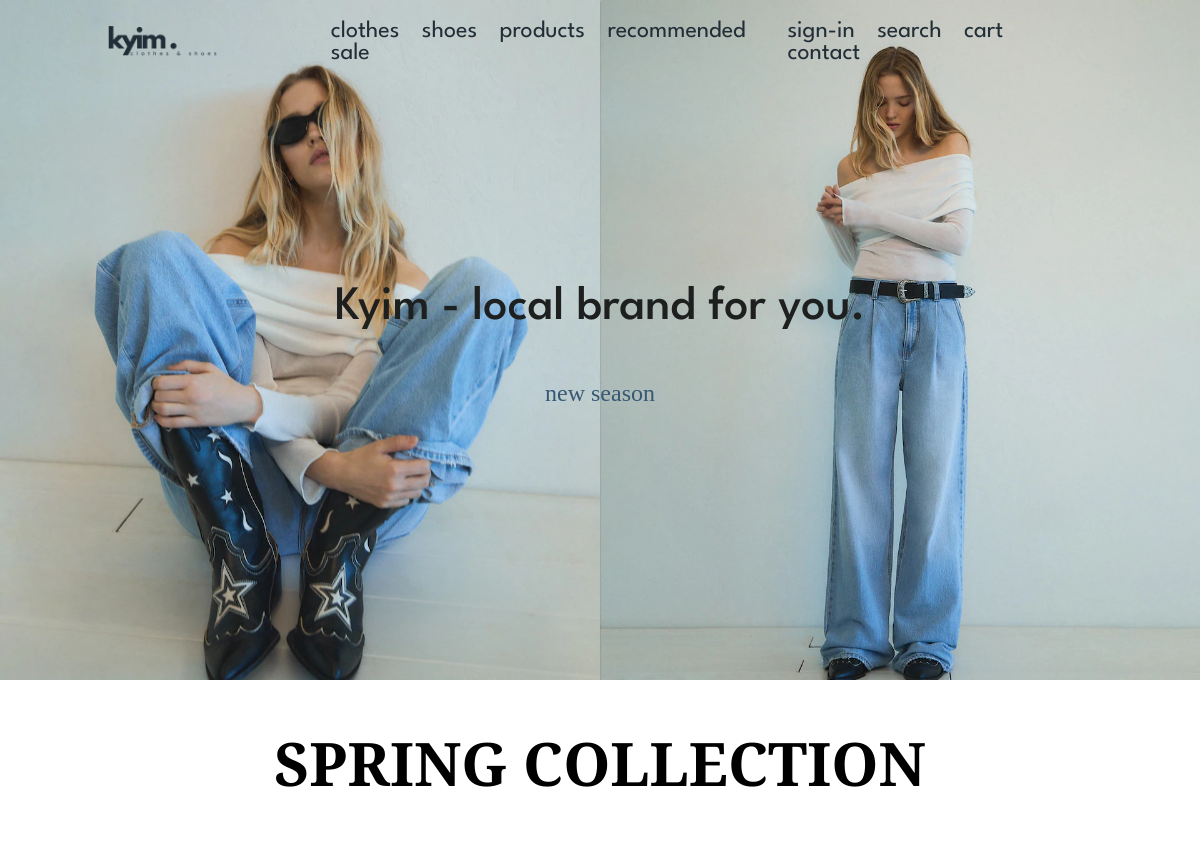
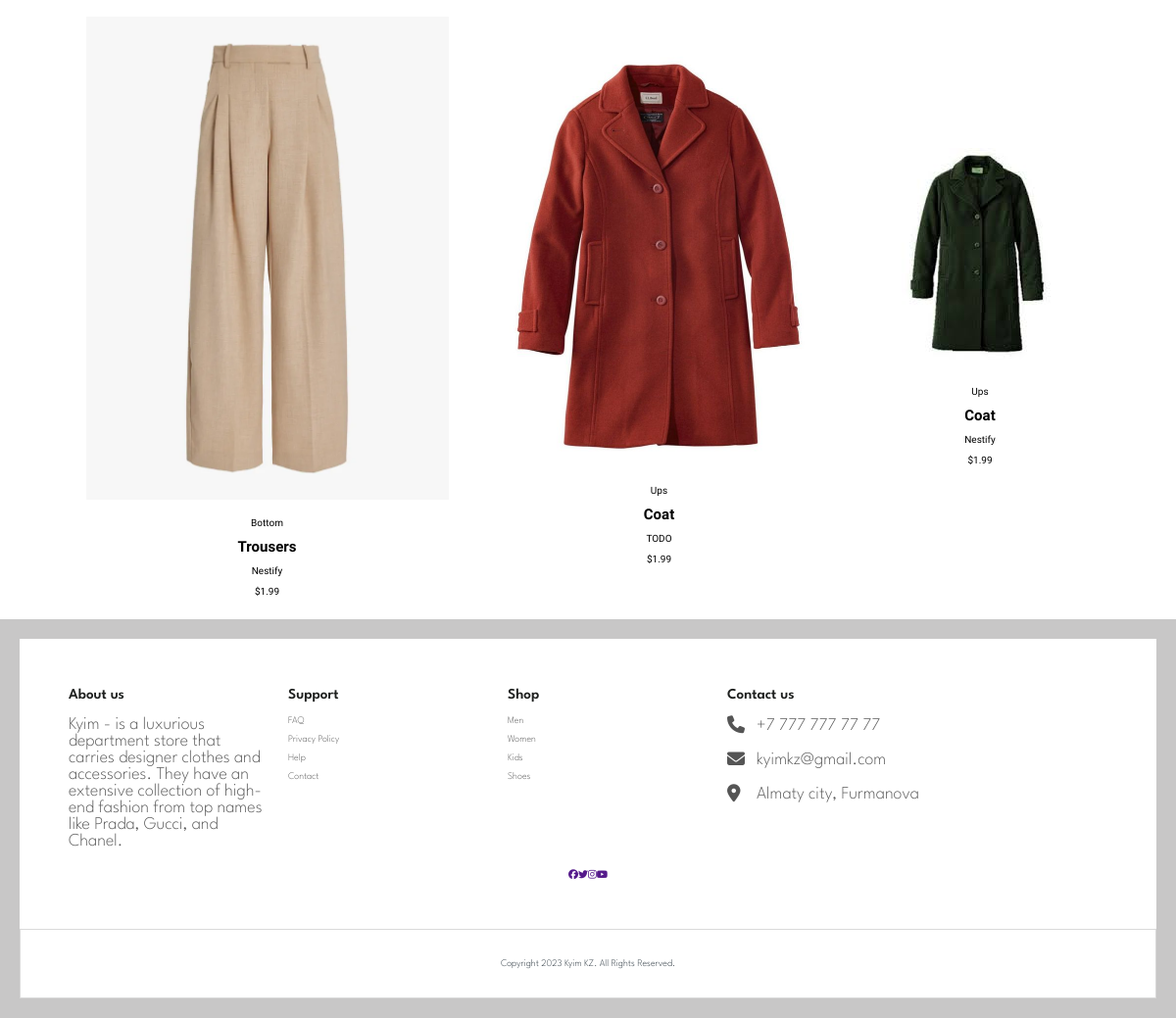
The app's page /, older data (2 pictures, top to bottom).
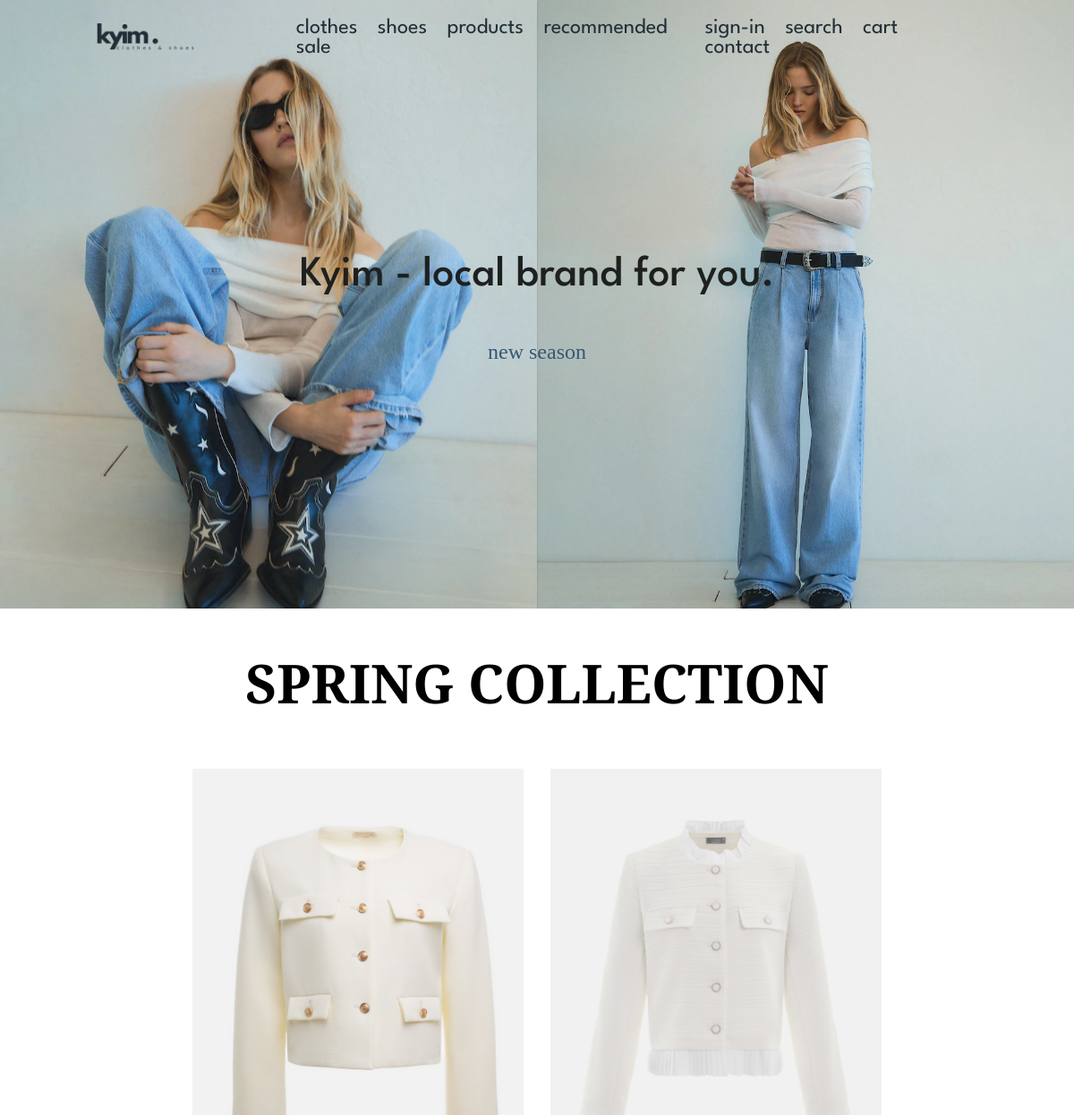
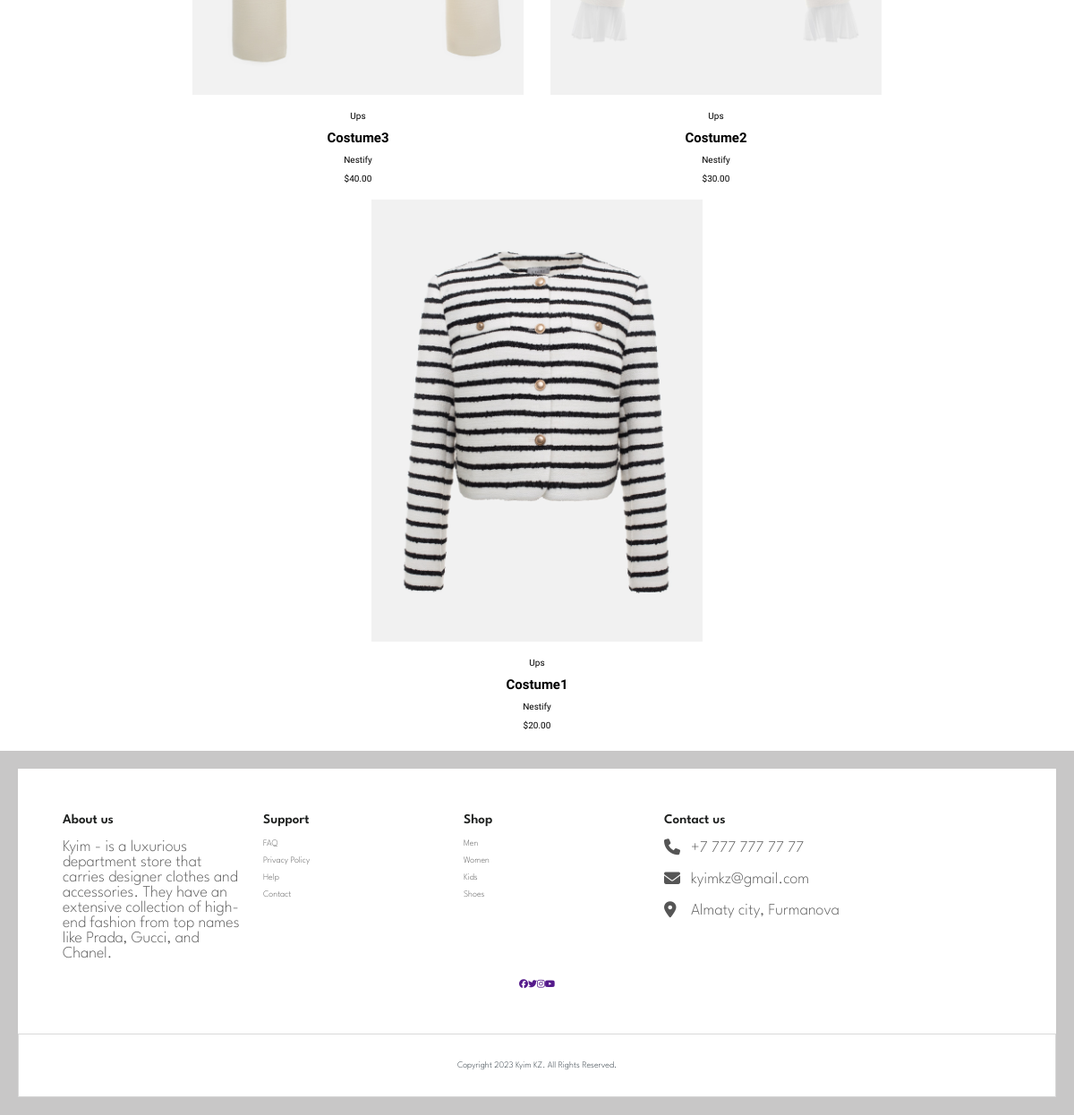
The same page, newer data (2 pictures, top to bottom).
### core/models.py (models this page shows, shortened)
class Product(models.Model):
    pid = ShortUUIDField(unique=True, length=10, max_length=20, alphabet="abcdefgh12345")
    user = models.ForeignKey(User, on_delete=models.SET_NULL, null=True)
    category = models.ForeignKey(Category, on_delete=models.SET_NULL, null=True, related_name="category")
    vendor = models.ForeignKey(Vendor, on_delete=models.SET_NULL, null=True)
    title = models.CharField(max_length=100, default="Some clothes")
    image = models.ImageField (upload_to=user_directory_path, default="product.jpg")
    description = models.TextField(null=True, blank=True, default="This is the product")
    price = models.DecimalField (max_digits=99999999999999, decimal_places=2, default="1.99")#could be changed in future
    old_price = models.DecimalField (max_digits=99999999999999, decimal_places=2, default="2.99")#could be changed in future
    specifications = models.TextField(null=True, blank=True)
    product_status = models. CharField (choices=STATUS, max_length=10, default="in_review")
    status = models. BooleanField(default=True)
    in_stock = models. BooleanField (default=True)
    featured = models. BooleanField (default=False)
    digital = models. BooleanField (default=False)
    sku = ShortUUIDField(unique=True, length=4, max_length=10, prefix="sku", alphabet="1234567890")
    date = models.DateTimeField (auto_now_add=True)
    updated = models. DateTimeField(null=True, blank=True)
    class Meta:
        verbose_name_plural = "Products"

class Category(models.Model):
    cid = ShortUUIDField(unique=True, length=10, max_length=20, prefix="cat", alphabet="abcdefgh12345")
    title = models.CharField(max_length=100, default="clothes")
    image = models.ImageField (upload_to="category", default="category.jpg")
    class Meta:
        verbose_name_plural = "Categories"

class Vendor(models.Model):
    vid = ShortUUIDField (unique=True, length=10, max_length=20, prefix="ven", alphabet="abcdefgh12345")
    title = models.CharField(max_length=100, default="Nestify")
    image = models.ImageField (upload_to=user_directory_path, default="vendor.jpg")
    description = models.TextField(null=True, blank=True, default="I am an amazing vendor")
    address = models.CharField (max_length=100, default="123 Main Street.")
    contact = models.CharField(max_length=100, default="+123 (456) 789")
    chat_resp_time = models.CharField(max_length=100, default="100")
    shipping_on_time = models.CharField (max_length=100, default="100")
    authentic_rating = models.CharField (max_length=100, default="100")
    days_return = models.CharField (max_length=100, default="100")
    warranty_period = models.CharField(max_length=100, default="100")
    user = models.ForeignKey(User, on_delete=models.SET_NULL, null=True)
    class Meta:
        verbose_name_plural = "Vendors"

### core/views.py (the view)
# urls.py: path("", index, name="index"),
def index(request):
    products = Product.objects.filter(featured=True).order_by("-id") #this part will allow to list products in landing page, also ordered for latest products to be first shown
    context = {
        "products": products
    }
    return render(request, 'core/index.html', context)

### templates/core/index.html (shortened to what this page needs)
{% extends 'partials/base.html' %}
{% load static %}
{% block content %}
<!DOCTYPE html>
<html lang="en">
<head>
  <link rel="stylesheet" href="{% static 'assets/css/style.css' %}">
  <link rel="stylesheet" href="https://cdnjs.cloudflare.com/ajax/libs/font-awesome/6.0.0/css/all.min.css">
  <link rel="stylesheet" href="https://cdnjs.cloudflare.com/ajax/libs/font-awesome/6.5.1/css/all.min.css">
</head>
<body>
      <section class="home">
        <div class="container">
          <div class="image"><img src="{% static 'assets/images/logo/kyim.webp' %}" alt="" class="index"></div>
          <div class="content">
            <h1 class="title"> Kyim - local brand for you. </h1>
            <div class="button">
              <a href="#new_collection" class="btn"> new season </a>
            </div>
          </div>
        </div>
      </section>
      <div class="new_season">
        <div class="h1" id="new_collection">
          <h1> SPRING COLLECTION </h1>
        </div>
        <div class="gen">
          {% for p in products %}
            <div class="pic">
              <img src="{{ p.image.url }}" alt="" class="imgpic">
              <div class="cat">
                <p>{{ p.category.title }}</p>
                <h2>{{ p.title }}</h2>
                <p>{{ p.vendor.title }}</p>
                <p>${{ p.price }}</p>
              </div>
            </div>
          {% endfor %}
        </div>
      </div>
    {% endblock %}

### templates/partials/base.html (shortened to what this page needs)
{% load static %}
<!DOCTYPE html>
<html lang="en">
    <head>
        <link rel="stylesheet" href="https://cdnjs.cloudflare.com/ajax/libs/font-awesome/6.5.1/css/all.min.css" />
        <link rel="stylesheet" href="{% static 'assets/css/style.css' %}">
     </head>
      <body>
        <header class="header">
            <a href="{% url 'core:index' %}" class="logo">
              <img src="{% static 'assets/images/logo/kyim2.png' %}" alt="">
            </a>
            <nav class="navbar">
              <div class="sections">
                <a href="#" class="nav_item">clothes</a>
                <a href="#" class="nav_item">shoes</a>
                <a href="{% url 'core:product-list' %}" class="nav_item">products</a>
                <a href="#" class="nav_item">recommended</a>
                <a href="#" class="nav_item">sale</a>
              </div>
              <div class="sections">
                {% if request.user.is_authenticated %}
                <a href="{% url 'userauths:sign-out' %}" class="nav-item">sign-out</a>
                {% else %}
                <a href="{% url 'userauths:sign-in' %}" class="nav-item">sign-in</a>
                {% endif %}
                <a href="#" class="nav_item">search</a>
                <a href="#" class="nav_item">cart</a>
                <a href="#" class="nav_item">contact</a>
              </div>
            </nav>
        </header>
        {% block content %}
        {% endblock %}
        <div class="general_end">
          <footer>
            <div class="box">
              <div class="sec aboutus">
                <div class="box_for_p">
                  <h2>About us</h2>
                  <p>Kyim - is a luxurious department store that carries
                  designer clothes and accessories. They have an
                  extensive collection of high-end fashion from top
                  names like Prada, Gucci, and Chanel.
                  </p>
                </div>
              </div>
              <div class="sec quicklinks">
                <div class="box_for_p">
                  <h2>Support</h2>
                <ul>
                  <li><a href="">FAQ</a></li>
                  <li><a href="">Privacy Policy</a></li>
                  <li><a href="">Help</a></li>
                  <li><a href="">Contact</a></li>
                </ul>
                </div>
              </div>
              <div class="sec quicklinks">
                <div class="box_for_p">
                  <h2>Shop</h2>
                  <ul>
                    <li><a href="">Men</a></li>
                    <li><a href="">Women</a></li>
                    <li><a href="">Kids</a></li>
                    <li><a href="">Shoes</a></li>
                  </ul>
                </div>
              </div>
              <div class="sec contact">
                <h2>Contact us</h2>
                <ul class="info">
                  <li>
                    <span><i class="fa-solid fa-phone"></i></span><p><a href="tel: +7777 777 77 77">+7 777 777 77 77</a></p>
                  </li>
                  <li>
                    <span><i class="fa-solid fa-envelope"></i></span><p><a href="mailto: kyimkz@gmail.com">kyimkz@gmail.com</a></p>
                  </li>
                  <li>
                    <span><i class="fa-solid fa-location-dot"></i></span><p><a href="address:">Almaty city, Furmanova</a></p>
                  </li>
                </ul>
              </div>
            </div>
            <div class="social_media">
              <ul class="sci">
                <li><a href=""><i class="fa-brands fa-facebook"></i></a></li>
                <li><a href=""><i class="fa-brands fa-twitter"></i></a></li>
                <li><a href=""><i class="fa-brands fa-instagram"></i></a></li>
                <li><a href=""><i class="fa-brands fa-youtube"></i></a></li>
              </ul>
            </div>
          </footer>
          <div class="copyrightText">
            <p>Copyright 2023 Kyim KZ. All Rights Reserved.</p>
          </div>
        </div>
      </body>
</html>

### static/assets/css/style.css (style rules this page uses)
* { margin: 0; padding: 0; box-sizing: border-box; text-decoration: none; transition: .2s linear; }
html { font-size: 62.5%; }
.header { position: fixed; top: 0; left: 0; right: 0; display: flex; align-items: center; justify-content: center; padding: 2rem 9%; z-index: 2; gap: 7vw; }
.navbar { display: flex; justify-content: center; align-items: center; flex-direction: row; }
.header .logo img { height: 3rem; margin-right: 30px; }
.header .navbar a { font-size: 2vw; margin-right: 2rem; color: #222e37; font-family: "League Spartan", sans-serif; }
.container { position: relative; text-align: center; }
.image img { width: 100%; }
.content { position: absolute; top: 50%; left: 50%; transform: translate(-50%, -50%); background: transparent; margin-top: 30px; }
.title { background-color: transparent; font-size:4vw; color: #1e201f; font-weight: 500; font-family: "League Spartan", sans-serif; }
.button { padding: 50px; background-color: transparent; }
.btn { background-color: transparent; font-size:2vw; color: #375873; font-family: "Bodoni Moda", serif; }
.new_season { display: flex; justify-content: center; align-items: center; flex-direction: column; }
.gen { display: flex; justify-content: center; align-items: center; flex-wrap: wrap; padding: 20px; font-family: "Bona Nova", serif; font-weight: 400; font-style: normal; }
.pic { display: flex; justify-content: center; align-items: center; flex-direction: column; }
.imgpic { width: 100%; max-width: 400px; height: auto; padding: 15px; }
.cat { padding: 3px; display: flex; justify-content: center; align-items: center; flex-direction: column; gap: 10px; }
.h1 { display: flex; justify-content: center; align-items: center; margin: 20px; padding-top: 20px; font-size: 2.5vw; font-weight: 300; }
h1 { font-family: "Bodoni Moda", serif; }
.general_end { display: flex-box; justify-content: end; align-items: end; font-family: "League Spartan", sans-serif; font-optical-sizing: auto; font-weight: 250; font-style: normal; padding: 20px; background-color: #c8c7c7; box-shadow: 3px #b8b3b3; }
footer { position: relative; width: 100%; height: auto; padding: 50px; background-color: #ffffff; }
footer .box { width: 100%; display: flex; grid-template-columns: 2fr 1fr 1fr 1fr; grid-gap: 20px; flex-direction: row; flex-wrap: wrap; }
footer .box .sec h2 { position: relative; color: #1e201f; font-weight: 600; margin-bottom: 15px; }
footer .box .sec p { color: #555; font-size: 1.5vw; }
.box_for_p { width: 17vw; }
.sci { list-style-type: none; display: flex; justify-content: center; }
.social_media { margin-top: 20px; display: flex; justify-content: center; align-items: center; flex-wrap: wrap; color: #000000; }
footer .box .quicklinks { position: relative; }
footer .box .quicklinks ul li { list-style: none; text-decoration: none; }
footer .box .quicklinks ul li a { color: #555; text-decoration: none; margin-bottom: 10px; display: inline-block; }
footer .box .contact .info { position: relative; }
footer .box .contact .info li { display: grid; grid-template-columns: 30px 1fr; margin-bottom: 16px; justify-content: center; align-items: center; }
footer .box .contact .info li span { color: #555; font-size: 1.5vw; }
footer .box .contact .info li a { color: #555; text-decoration: none; }
.copyrightText { width: 100%; background: #fff; padding: 30px; text-align: center; color: #222e37; border: 1px solid rgba(0, 0, 0, 0.15); }

Row changes from the older to the newer data that the page shows:
removed Product: image (picture), category "Bottom", title "Trousers", vendor "Nestify", price "1.99"
removed Product: image (picture), category "Ups", title "Coat", vendor "TODO", price "1.99"
removed Product: image (picture), category "Ups", title "Coat", vendor "Nestify", price "1.99"
added Product: image (picture), category "Ups", title "Costume3", vendor "Nestify", price "40.00"
added Product: image (picture), category "Ups", title "Costume2", vendor "Nestify", price "30.00"
added Product: image (picture), category "Ups", title "Costume1", vendor "Nestify", price "20.00"
